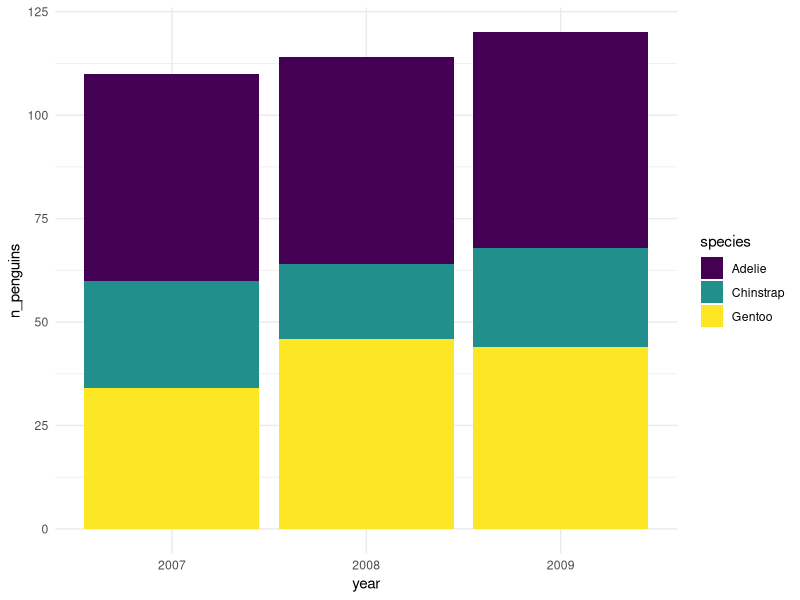
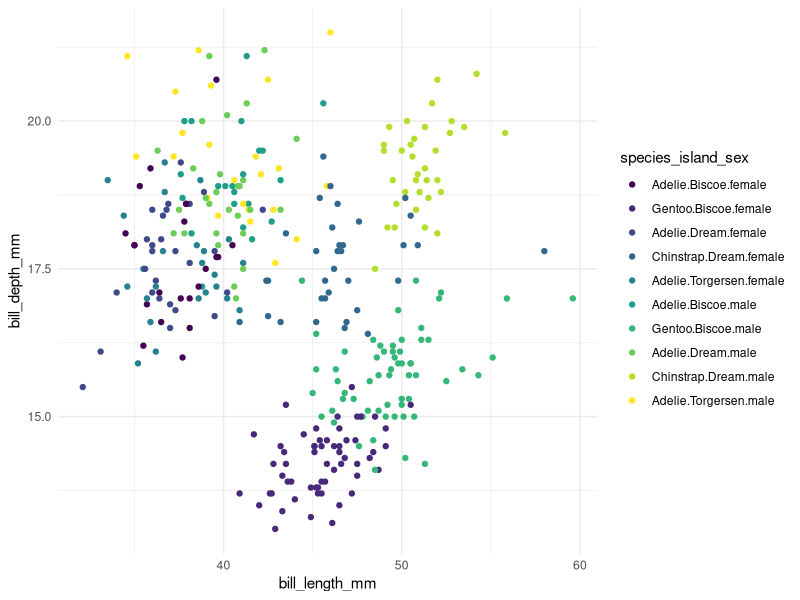
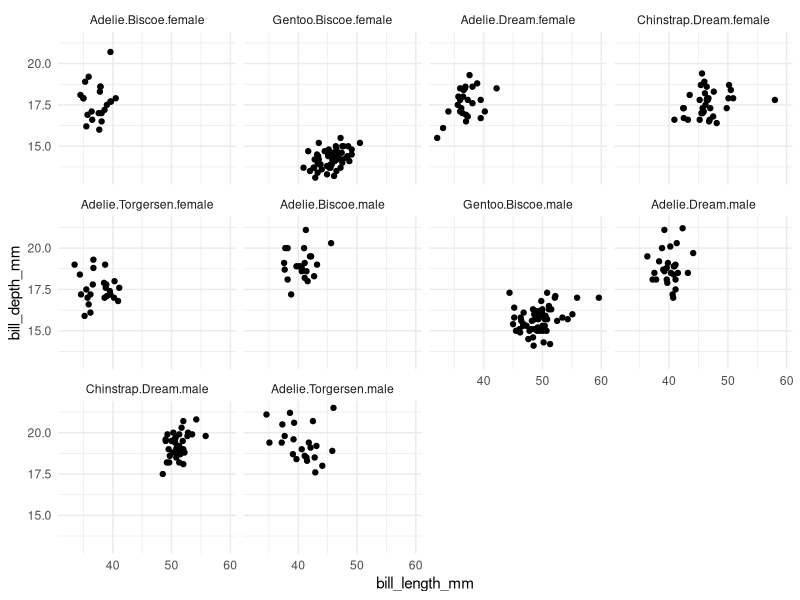
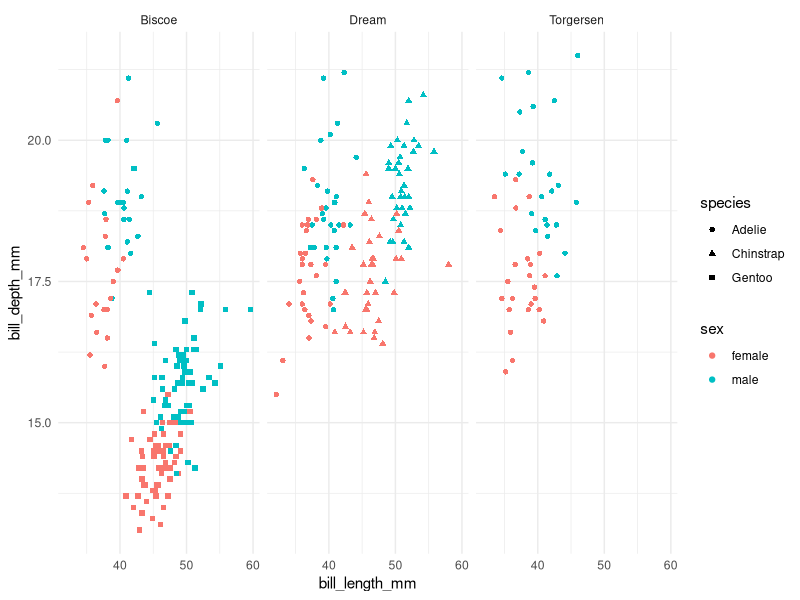
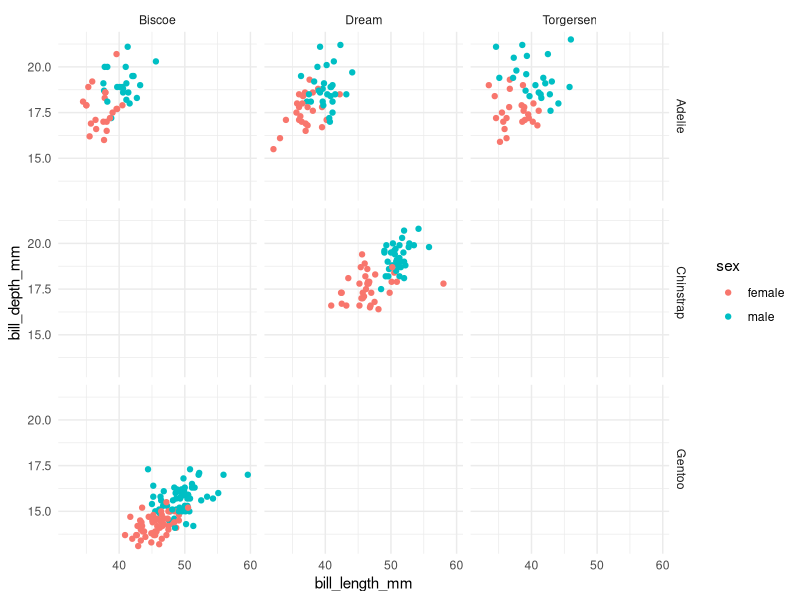
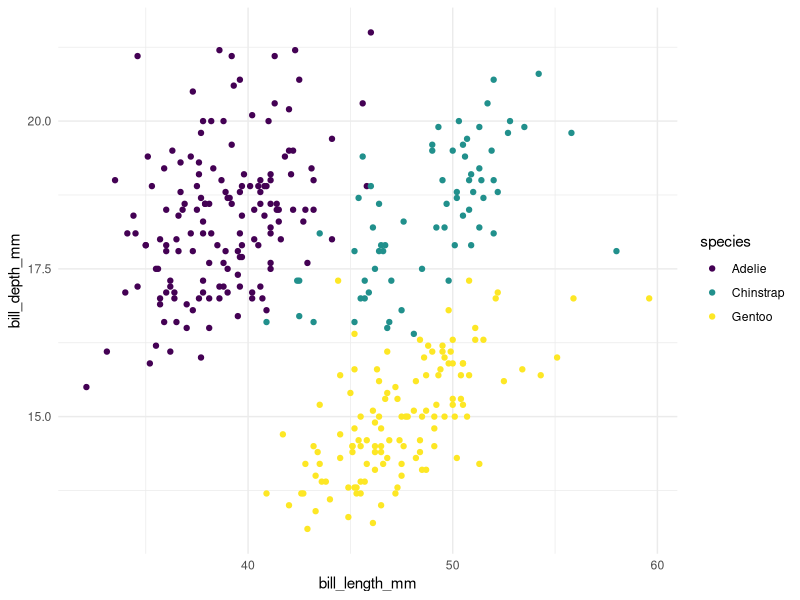
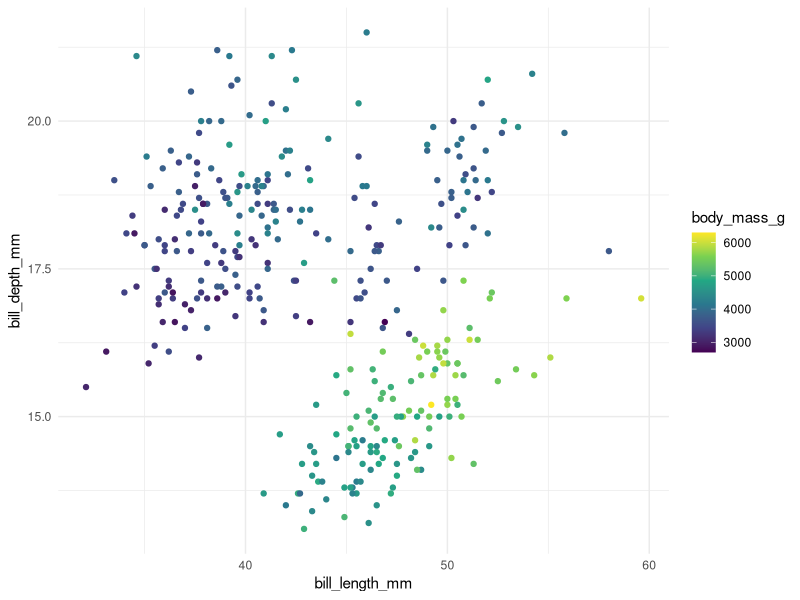
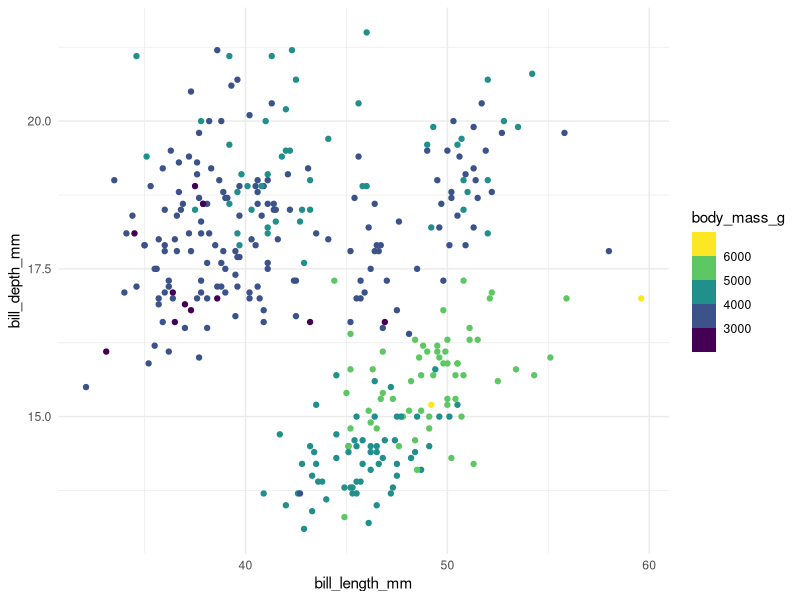

These figures' R source, in order:
## ---- chunk 1
library(tidyverse)
library(palmerpenguins)
theme_set(theme_minimal())

penguins_sum <- penguins |> group_by(species, year) |>
  summarise(n_penguins = n()) |>
  mutate(year = factor(year))

ggplot(data = penguins_sum, aes(x = year, fill = species)) +
  geom_col(aes(y = n_penguins)) +
  theme_minimal() +
  scale_fill_viridis_d()
## ---- chunk 2
penguins <- penguins |> mutate(species_island_sex = interaction(species, 
                                                                island,
                                                                sex))
ggplot(data = penguins |>
         filter(!is.na(sex)), aes(x = bill_length_mm, y = bill_depth_mm)) +
  geom_point(aes(colour = species_island_sex)) +
  scale_colour_viridis_d() +
  theme_minimal()
ggplot(data = penguins |> filter(!is.na(sex)), 
                                 aes(x = bill_length_mm, y = bill_depth_mm)) +
  geom_point() +
  facet_wrap(~ species_island_sex) +
  theme_minimal()

ggplot(data = penguins |> filter(!is.na(sex)),
       aes(x = bill_length_mm,
           y = bill_depth_mm)) +
  geom_point(aes(colour = sex, shape = species)) +
  facet_wrap(~ island)

ggplot(data = penguins |> filter(!is.na(sex)),
       aes(x = bill_length_mm,
           y = bill_depth_mm)) +
  geom_point(aes(colour = sex)) +
  facet_grid(species ~ island)
## ---- chunk 3
ggplot(data = penguins, aes(x = bill_length_mm,
          y = bill_depth_mm)) +
  geom_point(aes(colour = species)) +
  scale_colour_viridis_d() ## d is for discrete variable

ggplot(data = penguins, aes(x = bill_length_mm,
          y = bill_depth_mm)) +
  geom_point(aes(colour = body_mass_g)) +
  scale_colour_viridis_c() ## c is for continuous

ggplot(data = penguins, aes(x = bill_length_mm,
          y = bill_depth_mm)) +
  geom_point(aes(colour = body_mass_g)) +
  scale_colour_viridis_b() ## b is binning a continuous
